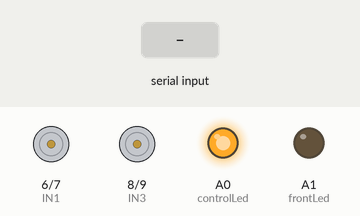
This sketch was run on a simulated Arduino Uno, built with avr-gcc and run on an emulated ATmega328P. On the bench: motor-driver pin pairs drawn as motors (green arrow = first pin HIGH = forward, orange = second pin HIGH = backward, longer = more drive, scaled by the enable pin), output pins drawn as LEDs (lit = HIGH). Inputs (shaded band) come from the test bench. What the sketch prints to the serial monitor is not drawn.

Above: at 1.2 s.
1.3 s: "z" received over the second serial link
At 1.9 s:
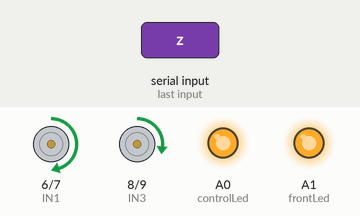
2.8 s: "x" received over the second serial link
At 3.1 s:
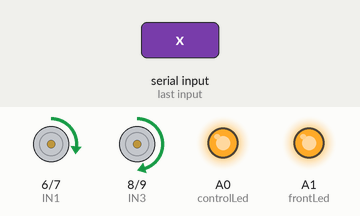
4.3 s: "i" received over the second serial link
At 5.4 s:
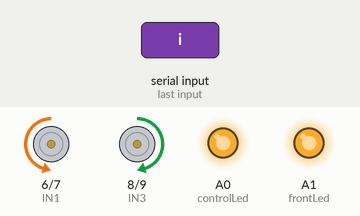
5.8 s: "d" received over the second serial link
At 6.6 s:
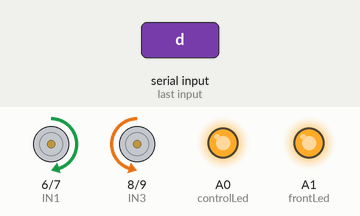
7.3 s: "s" received over the second serial link
At 8.5 s:
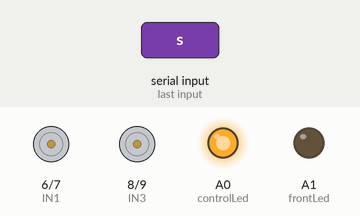
8.8 s: "a90\n" received over the second serial link
At 9.8 s:
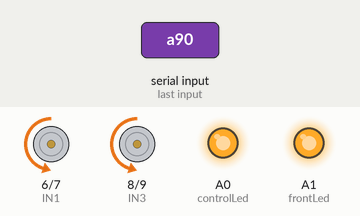
Timing chart, 0 to 11.3 s (numbered marks = the images above; inputs shaded):
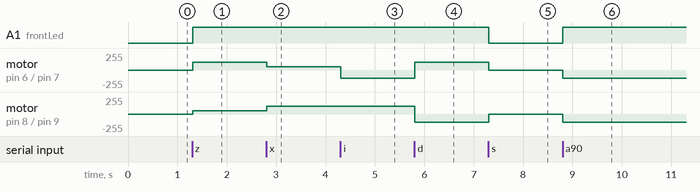

Measured:
- after the input at 1.3 s, A1 (frontLed): LOW → HIGH at once; motor on pin 6 (IN1) / pin 7 (IN2): stopped → forward 120/255 at once; motor on pin 8 (IN3) / pin 9 (IN4): stopped → forward 48/255 at once
- after the input at 2.8 s, motor on pin 6 (IN1) / pin 7 (IN2): forward 120/255 → forward 48/255 at once; motor on pin 8 (IN3) / pin 9 (IN4): forward 48/255 → forward 120/255 at once
- after the input at 4.3 s, motor on pin 6 (IN1) / pin 7 (IN2): forward 48/255 → backward 120/255 at once
- after the input at 5.8 s, motor on pin 6 (IN1) / pin 7 (IN2): backward 120/255 → forward 120/255 at once; motor on pin 8 (IN3) / pin 9 (IN4): forward 120/255 → backward 120/255 at once
- after the input at 7.3 s, A1 (frontLed): HIGH → LOW at once; motor on pin 6 (IN1) / pin 7 (IN2): forward 120/255 → stopped at once; motor on pin 8 (IN3) / pin 9 (IN4): backward 120/255 → stopped at once
- after the input at 8.8 s, A1 (frontLed): LOW → HIGH at once; motor on pin 6 (IN1) / pin 7 (IN2), motor on pin 8 (IN3) / pin 9 (IN4): stopped → backward 120/255 at once

The sketch:

proyecto22_Mando_coche_bot.ino
```cpp
//librerias
#include <SoftwareSerial.h>

//Objetos
SoftwareSerial BT(3,4);//tx,rx

//constantes
const int controlLed = A0;
const int frontLed = A1;
//motores izq
const int ENA = 5;
const int IN1 = 6;
const int IN2 = 7;
//motores der
const int ENB = 10;
const int IN3 = 8;
const int IN4 = 9;

//variables
char orden;
int potencia = 120;
char estado = 's';

void setup() {
  Serial.begin(9600);
  //comunicación en serie bluetooth (necesario)
  BT.begin(9600);
  pinMode(controlLed,OUTPUT);
  pinMode(frontLed,OUTPUT);
  pinMode(ENA,OUTPUT);
  pinMode(ENB,OUTPUT);
  pinMode(IN1,OUTPUT);
  pinMode(IN2,OUTPUT);
  pinMode(IN3,OUTPUT);
  pinMode(IN4,OUTPUT);
  digitalWrite(frontLed,LOW);
  digitalWrite(controlLed,HIGH);

}

void loop() {
  Serial.println(orden);
  Serial.println(potencia);
  //si el bluetooth esta disponible
  if(BT.available()){
    //leer orden
    orden = BT.read();
    Serial.println(orden);
    //si la orden es p (cambio de estado del slider)
    if(orden == 'p'){
      //leemos el próximo valor entero
      potencia = BT.parseInt();
      continuar(potencia);
    }

  //switch de ordenes
  switch(orden){
    case 'a':
      adelante(potencia);
      digitalWrite(frontLed,HIGH);
      estado = 'a';
    break;

    case 'o':
      adelanteI(potencia);
      digitalWrite(frontLed,HIGH);
      estado = 'o';
    break;

    case 'e':
      adelanteD(potencia);
      digitalWrite(frontLed,HIGH);
      estado = 'e';
    break;

    case 'b':
      atras(potencia);
      digitalWrite(frontLed,HIGH);
      estado = 'b';
    break;

    case 'z':
      atrasI(potencia);
      digitalWrite(frontLed,HIGH);
      estado = 'z';
    break;

    case 'x':
      atrasD(potencia);
      digitalWrite(frontLed,HIGH);
      estado = 'x';
    break;

    case 'i':
      izquierda(potencia);
      digitalWrite(frontLed,HIGH);
      estado = 'i';
    break;

    case 'd':
      derecha(potencia);
      digitalWrite(frontLed,HIGH);
      estado = 'd';
    break;

    case 's':
      stopM();
      digitalWrite(frontLed,LOW);
      estado = 's';
    break;
  }
  }
}

//métodos direcciones vehículo
  void adelante(int potencia){
    digitalWrite(IN1,LOW);
    digitalWrite(IN2,HIGH);
    digitalWrite(IN3,LOW);
    digitalWrite(IN4,HIGH);
    analogWrite(ENA,potencia);
    analogWrite(ENB,potencia);
  }

  void adelanteI(int potencia){
    digitalWrite(IN1,LOW);
    digitalWrite(IN2,HIGH);
    digitalWrite(IN3,LOW);
    digitalWrite(IN4,HIGH);
    analogWrite(ENA,potencia);
    analogWrite(ENB,round(potencia/2.5));
  }

  void adelanteD(int potencia){
    digitalWrite(IN1,LOW);
    digitalWrite(IN2,HIGH);
    digitalWrite(IN3,LOW);
    digitalWrite(IN4,HIGH);
    analogWrite(ENA,round(potencia/2.5));
    analogWrite(ENB,potencia);
  }

  void atras(int potencia){
    digitalWrite(IN1,HIGH);
    digitalWrite(IN2,LOW);
    digitalWrite(IN3,HIGH);
    digitalWrite(IN4,LOW);
    analogWrite(ENA,potencia);
    analogWrite(ENB,potencia);
  }

  void atrasI(int potencia){
    digitalWrite(IN1,HIGH);
    digitalWrite(IN2,LOW);
    digitalWrite(IN3,HIGH);
    digitalWrite(IN4,LOW);
    analogWrite(ENA,potencia);
    analogWrite(ENB,round(potencia/2.5));
  }

  void atrasD(int potencia){
    digitalWrite(IN1,HIGH);
    digitalWrite(IN2,LOW);
    digitalWrite(IN3,HIGH);
    digitalWrite(IN4,LOW);
    analogWrite(ENA,round(potencia/2.5));
    analogWrite(ENB,potencia);
  }

  void izquierda(int potencia){
    digitalWrite(IN1,LOW);
    digitalWrite(IN2,HIGH);
    digitalWrite(IN3,HIGH);
    digitalWrite(IN4,LOW);
    analogWrite(ENA,potencia);
    analogWrite(ENB,potencia);
  }

  void derecha(int potencia){
    digitalWrite(IN1,HIGH);
    digitalWrite(IN2,LOW);
    digitalWrite(IN3,LOW);
    digitalWrite(IN4,HIGH);
    analogWrite(ENA,potencia);
    analogWrite(ENB,potencia);
  }

  void stopM(){
    analogWrite(ENA,0);
    analogWrite(ENB,0);
  }

//método cambio de potencia y continuar dirección
  void continuar(int potencia){
    if(estado == 'a'){
      adelante(potencia);
    }else if(estado == 'b'){
      atras(potencia);
    }else if(estado == 'i'){
      izquierda(potencia);
    }else if(estado == 'd'){
      derecha(potencia);
    }else if(estado == 's'){
      stopM();
    }else if(estado == 'o'){
      adelanteI(potencia);
    }else if(estado == 'e'){
      adelanteD(potencia);
    }else if(estado == 'z'){
      atrasI(potencia);
    }else if(estado == 'x'){
      atrasD(potencia);
    }
  }
```
